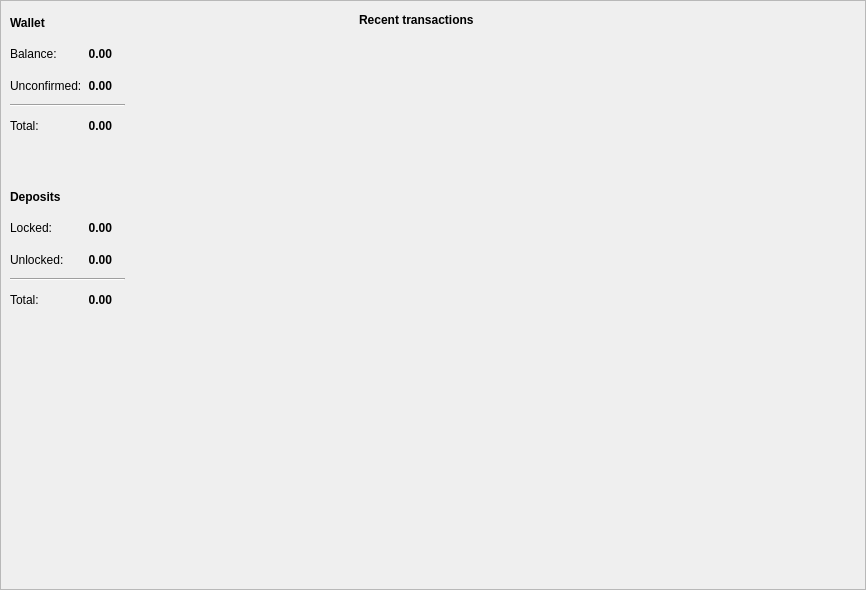
<?xml version="1.0" encoding="UTF-8"?>
<ui version="4.0">
 <class>OverviewFrame</class>
 <widget class="QFrame" name="OverviewFrame">
  <property name="geometry">
   <rect>
    <x>0</x>
    <y>0</y>
    <width>866</width>
    <height>590</height>
   </rect>
  </property>
  <property name="windowTitle">
   <string>Frame</string>
  </property>
  <property name="frameShape">
   <enum>QFrame::StyledPanel</enum>
  </property>
  <property name="frameShadow">
   <enum>QFrame::Raised</enum>
  </property>
  <layout class="QGridLayout" name="gridLayout" columnstretch="40,60">
   <property name="sizeConstraint">
    <enum>QLayout::SetDefaultConstraint</enum>
   </property>
   <property name="leftMargin">
    <number>0</number>
   </property>
   <property name="topMargin">
    <number>0</number>
   </property>
   <property name="rightMargin">
    <number>0</number>
   </property>
   <property name="bottomMargin">
    <number>0</number>
   </property>
   <property name="horizontalSpacing">
    <number>5</number>
   </property>
   <property name="verticalSpacing">
    <number>0</number>
   </property>
   <item row="2" column="0" rowspan="2">
    <spacer name="verticalSpacer">
     <property name="orientation">
      <enum>Qt::Vertical</enum>
     </property>
     <property name="sizeType">
      <enum>QSizePolicy::Expanding</enum>
     </property>
     <property name="sizeHint" stdset="0">
      <size>
       <width>20</width>
       <height>425</height>
      </size>
     </property>
    </spacer>
   </item>
   <item row="0" column="0">
    <widget class="QFrame" name="m_overviewWalletFrame">
     <property name="minimumSize">
      <size>
       <width>0</width>
       <height>320</height>
      </size>
     </property>
     <property name="maximumSize">
      <size>
       <width>16777215</width>
       <height>320</height>
      </size>
     </property>
     <property name="frameShape">
      <enum>QFrame::NoFrame</enum>
     </property>
     <property name="frameShadow">
      <enum>QFrame::Raised</enum>
     </property>
     <layout class="QGridLayout" name="gridLayout_2">
      <item row="3" column="0" colspan="4">
       <widget class="Line" name="line">
        <property name="orientation">
         <enum>Qt::Horizontal</enum>
        </property>
       </widget>
      </item>
      <item row="1" column="2">
       <widget class="QLabel" name="m_actualBalanceLabel">
        <property name="font">
         <font>
          <weight>75</weight>
          <bold>true</bold>
         </font>
        </property>
        <property name="text">
         <string notr="true">0.00</string>
        </property>
        <property name="alignment">
         <set>Qt::AlignRight|Qt::AlignTrailing|Qt::AlignVCenter</set>
        </property>
       </widget>
      </item>
      <item row="4" column="0">
       <widget class="QLabel" name="label_6">
        <property name="text">
         <string>Total:</string>
        </property>
       </widget>
      </item>
      <item row="2" column="0" colspan="2">
       <widget class="QLabel" name="label_4">
        <property name="text">
         <string>Unconfirmed:</string>
        </property>
       </widget>
      </item>
      <item row="1" column="3">
       <widget class="QLabel" name="m_tickerLabel1">
        <property name="text">
         <string notr="true"/>
        </property>
       </widget>
      </item>
      <item row="2" column="3">
       <widget class="QLabel" name="m_tickerLabel2">
        <property name="text">
         <string notr="true"/>
        </property>
       </widget>
      </item>
      <item row="2" column="2">
       <widget class="QLabel" name="m_pendingBalanceLabel">
        <property name="font">
         <font>
          <weight>75</weight>
          <bold>true</bold>
         </font>
        </property>
        <property name="text">
         <string notr="true">0.00</string>
        </property>
        <property name="alignment">
         <set>Qt::AlignRight|Qt::AlignTrailing|Qt::AlignVCenter</set>
        </property>
       </widget>
      </item>
      <item row="4" column="3">
       <widget class="QLabel" name="m_tickerLabel3">
        <property name="text">
         <string notr="true"/>
        </property>
       </widget>
      </item>
      <item row="1" column="0">
       <widget class="QLabel" name="label_2">
        <property name="text">
         <string>Balance:</string>
        </property>
       </widget>
      </item>
      <item row="8" column="0">
       <widget class="QLabel" name="label_7">
        <property name="text">
         <string>Unlocked:</string>
        </property>
       </widget>
      </item>
      <item row="8" column="1" colspan="2">
       <widget class="QLabel" name="m_unlockedDepositLabel">
        <property name="font">
         <font>
          <weight>75</weight>
          <bold>true</bold>
         </font>
        </property>
        <property name="text">
         <string notr="true">0.00</string>
        </property>
        <property name="alignment">
         <set>Qt::AlignRight|Qt::AlignTrailing|Qt::AlignVCenter</set>
        </property>
       </widget>
      </item>
      <item row="7" column="3">
       <widget class="QLabel" name="m_tickerLabel4">
        <property name="text">
         <string notr="true"/>
        </property>
       </widget>
      </item>
      <item row="4" column="2">
       <widget class="QLabel" name="m_totalBalanceLabel">
        <property name="font">
         <font>
          <weight>75</weight>
          <bold>true</bold>
         </font>
        </property>
        <property name="text">
         <string notr="true">0.00</string>
        </property>
        <property name="alignment">
         <set>Qt::AlignRight|Qt::AlignTrailing|Qt::AlignVCenter</set>
        </property>
       </widget>
      </item>
      <item row="7" column="1" colspan="2">
       <widget class="QLabel" name="m_lockedDepositLabel">
        <property name="font">
         <font>
          <weight>75</weight>
          <bold>true</bold>
         </font>
        </property>
        <property name="text">
         <string notr="true">0.00</string>
        </property>
        <property name="alignment">
         <set>Qt::AlignRight|Qt::AlignTrailing|Qt::AlignVCenter</set>
        </property>
       </widget>
      </item>
      <item row="6" column="4">
       <spacer name="horizontalSpacer_2">
        <property name="orientation">
         <enum>Qt::Horizontal</enum>
        </property>
        <property name="sizeHint" stdset="0">
         <size>
          <width>40</width>
          <height>20</height>
         </size>
        </property>
       </spacer>
      </item>
      <item row="6" column="0">
       <widget class="QLabel" name="label_3">
        <property name="font">
         <font>
          <weight>75</weight>
          <bold>true</bold>
         </font>
        </property>
        <property name="text">
         <string>Deposits</string>
        </property>
       </widget>
      </item>
      <item row="7" column="0">
       <widget class="QLabel" name="label_5">
        <property name="text">
         <string>Locked:</string>
        </property>
       </widget>
      </item>
      <item row="8" column="3">
       <widget class="QLabel" name="m_tickerLabel5">
        <property name="text">
         <string notr="true"/>
        </property>
       </widget>
      </item>
      <item row="10" column="0">
       <widget class="QLabel" name="label_9">
        <property name="text">
         <string>Total:</string>
        </property>
       </widget>
      </item>
      <item row="10" column="1" colspan="2">
       <widget class="QLabel" name="m_totalDepositLabel">
        <property name="font">
         <font>
          <weight>75</weight>
          <bold>true</bold>
         </font>
        </property>
        <property name="text">
         <string notr="true">0.00</string>
        </property>
        <property name="alignment">
         <set>Qt::AlignRight|Qt::AlignTrailing|Qt::AlignVCenter</set>
        </property>
       </widget>
      </item>
      <item row="10" column="3">
       <widget class="QLabel" name="m_tickerLabel6">
        <property name="text">
         <string notr="true"/>
        </property>
       </widget>
      </item>
      <item row="0" column="0">
       <widget class="QLabel" name="label">
        <property name="font">
         <font>
          <weight>75</weight>
          <bold>true</bold>
         </font>
        </property>
        <property name="text">
         <string>Wallet</string>
        </property>
       </widget>
      </item>
      <item row="9" column="0" colspan="4">
       <widget class="Line" name="line_2">
        <property name="orientation">
         <enum>Qt::Horizontal</enum>
        </property>
       </widget>
      </item>
      <item row="5" column="0" colspan="4">
       <spacer name="verticalSpacer_2">
        <property name="orientation">
         <enum>Qt::Vertical</enum>
        </property>
        <property name="sizeType">
         <enum>QSizePolicy::Fixed</enum>
        </property>
        <property name="sizeHint" stdset="0">
         <size>
          <width>20</width>
          <height>40</height>
         </size>
        </property>
       </spacer>
      </item>
     </layout>
    </widget>
   </item>
   <item row="0" column="1" rowspan="4">
    <widget class="QFrame" name="frame_2">
     <property name="minimumSize">
      <size>
       <width>0</width>
       <height>0</height>
      </size>
     </property>
     <property name="maximumSize">
      <size>
       <width>16777215</width>
       <height>16777215</height>
      </size>
     </property>
     <property name="frameShape">
      <enum>QFrame::NoFrame</enum>
     </property>
     <property name="frameShadow">
      <enum>QFrame::Raised</enum>
     </property>
     <layout class="QVBoxLayout" name="verticalLayout">
      <item>
       <layout class="QHBoxLayout" name="horizontalLayout">
        <item>
         <widget class="QLabel" name="label_8">
          <property name="font">
           <font>
            <weight>75</weight>
            <bold>true</bold>
           </font>
          </property>
          <property name="text">
           <string>Recent transactions</string>
          </property>
         </widget>
        </item>
        <item>
         <spacer name="horizontalSpacer">
          <property name="orientation">
           <enum>Qt::Horizontal</enum>
          </property>
          <property name="sizeHint" stdset="0">
           <size>
            <width>40</width>
            <height>20</height>
           </size>
          </property>
         </spacer>
        </item>
       </layout>
      </item>
      <item>
       <widget class="QTreeView" name="m_recentTransactionsView">
        <property name="focusPolicy">
         <enum>Qt::NoFocus</enum>
        </property>
        <property name="styleSheet">
         <string notr="true">background-color: transparent;</string>
        </property>
        <property name="frameShape">
         <enum>QFrame::NoFrame</enum>
        </property>
        <property name="editTriggers">
         <set>QAbstractItemView::NoEditTriggers</set>
        </property>
        <property name="selectionMode">
         <enum>QAbstractItemView::NoSelection</enum>
        </property>
        <property name="rootIsDecorated">
         <bool>false</bool>
        </property>
        <property name="uniformRowHeights">
         <bool>true</bool>
        </property>
        <property name="itemsExpandable">
         <bool>false</bool>
        </property>
        <property name="headerHidden">
         <bool>true</bool>
        </property>
        <property name="expandsOnDoubleClick">
         <bool>false</bool>
        </property>
       </widget>
      </item>
     </layout>
    </widget>
   </item>
  </layout>
 </widget>
 <resources/>
 <connections/>
</ui>
